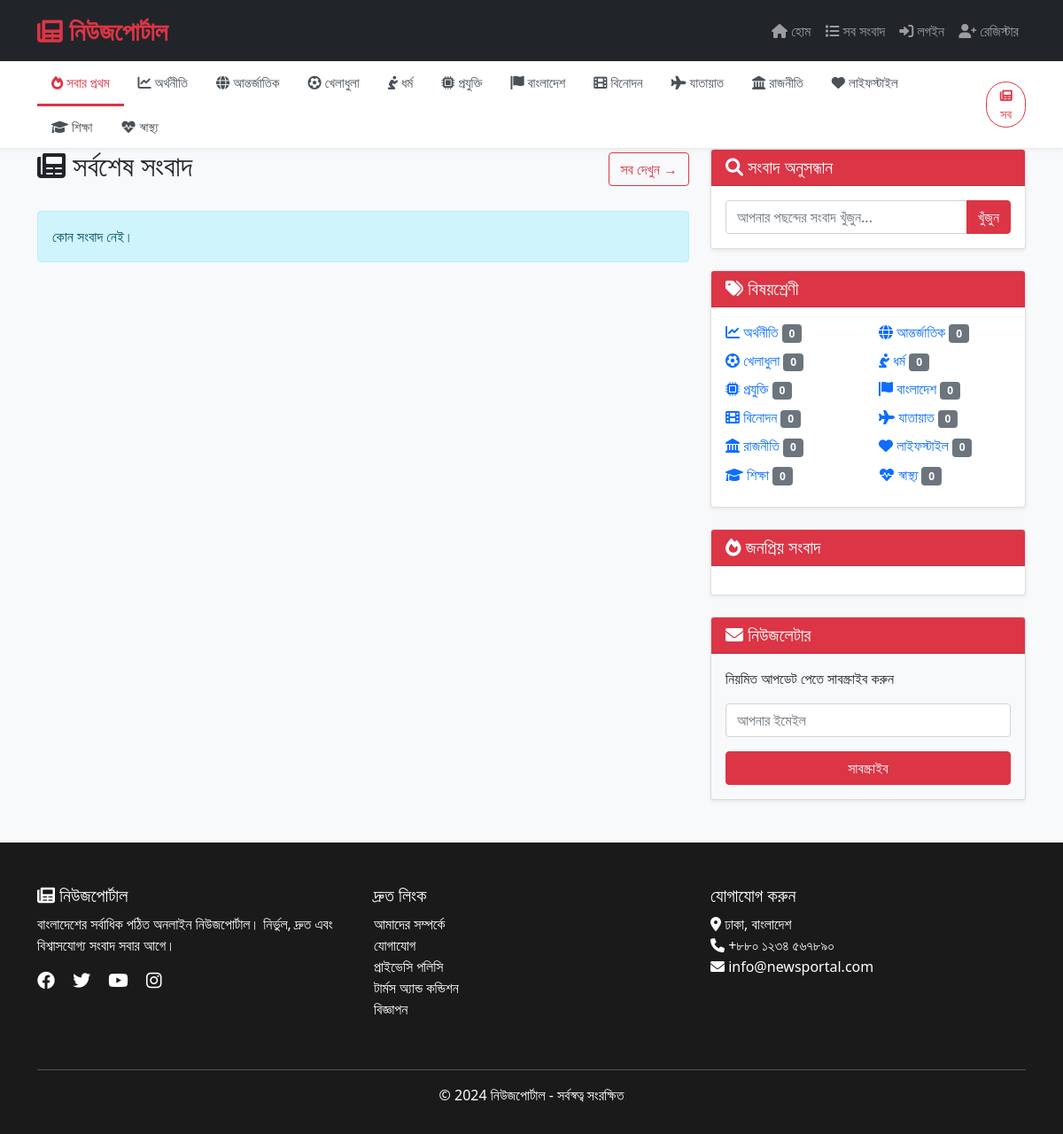
The page / on the database its author committed.
### news/models.py (models this page shows, shortened)
class Category(models.Model):
    name = models.CharField(max_length=100)
    slug = models.SlugField(unique=True)
    icon = models.CharField(max_length=50, blank=True, default='fa-folder')
    description = models.TextField(blank=True)
    created_at = models.DateTimeField(auto_now_add=True)
    class Meta:
        verbose_name_plural = 'Categories'
        ordering = ['name']
    def news_count(self):
        return self.news_set.filter(status='published').count()

### news/views.py (the view)
# urls.py: path('', views.home, name='home'),
def home(request):
    categories = Category.objects.all()
    featured_news = News.objects.filter(status='published', is_featured=True).order_by('-published_date')[:5]
    breaking_news = News.objects.filter(status='published', is_breaking=True).order_by('-published_date')[:5]
    latest_news = News.objects.filter(status='published').order_by('-published_date')[:6]
    popular_news = News.objects.filter(status='published').order_by('-views')[:5]
    context = {
        'categories': categories,
        'featured_news': featured_news,
        'breaking_news': breaking_news,
        'latest_news': latest_news,
        'popular_news': popular_news,
    }
    return render(request, 'news/home.html', context)

### news/context_processors.py (called while the page is built)
def categories(request):
    return {
        'categories': Category.objects.all()
    }

### news/templates/news/home.html (shortened to what this page needs)
{% extends 'base.html' %}
{% load static %}
{% block content %}
<div class="container">
    <div class="row">
        <div class="col-lg-8">
            <div class="d-flex justify-content-between align-items-center mb-4">
                <h2><i class="fas fa-newspaper"></i> সর্বশেষ সংবাদ</h2>
                <a href="{% url 'news:all_news' %}" class="btn btn-outline-danger">সব দেখুন →</a>
            </div>
            <div class="row">
                {% for news in latest_news %}
                <div class="col-md-6 mb-4">
                    <div class="card h-100 shadow-sm hover-card">
                        {% if news.image and news.image.url %}
                        <img src="{{ news.image.url }}" class="card-img-top" alt="{{ news.title }}" style="height: 200px; object-fit: cover;">
                        {% else %}
                        <div class="bg-secondary d-flex align-items-center justify-content-center" style="height: 200px;">
                            <i class="fas fa-image fa-3x text-white"></i>
                            <span class="text-white ms-2">কোন ছবি নেই</span>
                        </div>
                        {% endif %}
                        <div class="card-body">
                            <span class="badge bg-danger mb-2">{{ news.category.name }}</span>
                            <h5 class="card-title">{{ news.title|truncatechars:60 }}</h5>
                            <p class="card-text text-muted">{{ news.content|striptags|truncatechars:100 }}</p>
                            <div class="d-flex justify-content-between align-items-center">
                                <small><i class="fas fa-eye"></i> {{ news.views }}</small>
                                <small><i class="fas fa-heart"></i> {{ news.total_likes }}</small>
                                <small><i class="fas fa-comment"></i> {{ news.comments.count }}</small>
                                <a href="{% url 'news:news_detail' news.slug %}" class="btn btn-sm btn-primary">পড়ুন</a>
                            </div>
                        </div>
                    </div>
                </div>
                {% empty %}
                <div class="col-12">
                    <div class="alert alert-info">কোন সংবাদ নেই।</div>
                </div>
                {% endfor %}
            </div>
        </div>
        <div class="col-lg-4">
            <div class="card mb-4 shadow-sm">
                <div class="card-header bg-danger text-white">
                    <h5 class="mb-0"><i class="fas fa-search"></i> সংবাদ অনুসন্ধান</h5>
                </div>
                <div class="card-body">
                    <form action="{% url 'news:search' %}" method="GET">
                        <div class="input-group">
                            <input type="text" name="q" class="form-control" placeholder="আপনার পছন্দের সংবাদ খুঁজুন...">
                            <button class="btn btn-danger" type="submit">খুঁজুন</button>
                        </div>
                    </form>
                </div>
            </div>
            <div class="card mb-4 shadow-sm">
                <div class="card-header bg-danger text-white">
                    <h5 class="mb-0"><i class="fas fa-tags"></i> বিষয়শ্রেণী</h5>
                </div>
                <div class="card-body">
                    <div class="row">
                        {% for category in categories %}
                        <div class="col-6 mb-2">
                            <a href="{% url 'news:category_news' category.slug %}" class="text-decoration-none">
                                <i class="fas {{ category.icon|default:'fa-folder' }}"></i> {{ category.name }}
                                <span class="badge bg-secondary">{{ category.news_count }}</span>
                            </a>
                        </div>
                        {% endfor %}
                    </div>
                </div>
            </div>
            <div class="card mb-4 shadow-sm">
                <div class="card-header bg-danger text-white">
                    <h5 class="mb-0"><i class="fas fa-fire"></i> জনপ্রিয় সংবাদ</h5>
                </div>
                <div class="card-body">
                </div>
            </div>
            <div class="card shadow-sm bg-light">
                <div class="card-header bg-danger text-white">
                    <h5 class="mb-0"><i class="fas fa-envelope"></i> নিউজলেটার</h5>
                </div>
                <div class="card-body">
                    <p>নিয়মিত আপডেট পেতে সাবস্ক্রাইব করুন</p>
                    <form method="POST" action="{% url 'news:newsletter' %}">
                        <div class="mb-3">
                            <input type="email" name="email" class="form-control" placeholder="আপনার ইমেইল" required>
                        </div>
                        <button type="submit" class="btn btn-danger w-100">সাবস্ক্রাইব</button>
                    </form>
                </div>
            </div>
        </div>
    </div>
</div>
{% endblock %}

### news/templates/base.html (shortened to what this page needs)
<!DOCTYPE html>
<html lang="bn">
<head>
    <link href="https://cdn.jsdelivr.net/npm/bootstrap@5.1.3/dist/css/bootstrap.min.css" rel="stylesheet">
    <link rel="stylesheet" href="https://cdnjs.cloudflare.com/ajax/libs/font-awesome/6.0.0/css/all.min.css">
</head>
<body>
    <nav class="navbar navbar-expand-lg navbar-dark bg-dark fixed-top">
        <div class="container">
            <a class="navbar-brand" href="{% url 'news:home' %}">
                <i class="fas fa-newspaper"></i> নিউজপোর্টাল
            </a>
            <div class="collapse navbar-collapse" id="navbarNav">
                <ul class="navbar-nav ms-auto">
                    <li class="nav-item">
                        <a class="nav-link" href="{% url 'news:home' %}">
                            <i class="fas fa-home"></i> হোম
                        </a>
                    </li>
                    <li class="nav-item">
                        <a class="nav-link" href="{% url 'news:all_news' %}">
                            <i class="fas fa-list"></i> সব সংবাদ
                        </a>
                    </li>
                    {% if user.is_authenticated %}
                    <li class="nav-item dropdown">
                        <a class="nav-link dropdown-toggle" href="#" id="userDropdown" role="button" data-bs-toggle="dropdown">
                            <i class="fas fa-user-circle"></i> {{ user.username }}
                        </a>
                        <ul class="dropdown-menu dropdown-menu-end">
                            <li><a class="dropdown-item" href="#"><i class="fas fa-user"></i> প্রোফাইল</a></li>
                            <li><hr class="dropdown-divider"></li>
                            <li class="nav-item">
                                <a class="nav-link" href="{% url 'news:dashboard' %}">
                                    <i class="fas fa-chart-line"></i> ড্যাশবোর্ড
                                </a>
                            </li>
                            <li class="nav-item">
                                <a class="nav-link" href="{% url 'news:contact' %}">
                                    <i class="fas fa-envelope"></i> যোগাযোগ
                                </a>
                            </li>
                            <li><a class="dropdown-item" href="{% url 'news:logout' %}">
                                <i class="fas fa-sign-out-alt"></i> লগআউট
                            </a></li>
                        </ul>
                    </li>
                    {% else %}
                    <li class="nav-item">
                        <a class="nav-link" href="{% url 'news:login' %}">
                            <i class="fas fa-sign-in-alt"></i> লগইন
                        </a>
                    </li>
                    <li class="nav-item">
                        <a class="nav-link" href="{% url 'news:register' %}">
                            <i class="fas fa-user-plus"></i> রেজিস্টার
                        </a>
                    </li>
                    {% endif %}
                </ul>
            </div>
        </div>
    </nav>
    {% if categories %}
    <div class="category-nav">
        <div class="container">
            <div class="d-flex justify-content-between align-items-center">
                <div class="overflow-auto flex-grow-1">
                    <ul class="nav">
                        <li class="nav-item">
                            <a class="nav-link {% if not request.resolver_match.kwargs.slug %}active{% endif %}"
                               href="{% url 'news:home' %}">
                                <i class="fas fa-fire"></i> সবার প্রথম
                            </a>
                        </li>
                        {% for category in categories %}
                        <li class="nav-item">
                            <a class="nav-link {% if request.resolver_match.kwargs.slug == category.slug %}active{% endif %}"
                               href="{% url 'news:category_news' category.slug %}">
                                <i class="fas {{ category.icon|default:'fa-folder' }}"></i> {{ category.name }}
                            </a>
                        </li>
                        {% endfor %}
                    </ul>
                </div>
                <div class="d-none d-lg-block ms-3">
                    <a href="{% url 'news:all_news' %}" class="btn btn-sm btn-outline-danger rounded-pill">
                        <i class="fas fa-newspaper"></i> সব
                    </a>
                </div>
            </div>
        </div>
    </div>
    {% endif %}
    <main>
        {% block content %}{% endblock %}
    </main>
    <footer class="footer">
        <div class="container">
            <div class="row">
                <div class="col-md-4 mb-4">
                    <h5><i class="fas fa-newspaper"></i> নিউজপোর্টাল</h5>
                    <p>বাংলাদেশের সর্বাধিক পঠিত অনলাইন নিউজপোর্টাল। নির্ভুল, দ্রুত এবং বিশ্বাসযোগ্য সংবাদ সবার আগে।</p>
                    <div class="social-links">
                        <a href="#" class="me-3"><i class="fab fa-facebook fa-lg"></i></a>
                        <a href="#" class="me-3"><i class="fab fa-twitter fa-lg"></i></a>
                        <a href="#" class="me-3"><i class="fab fa-youtube fa-lg"></i></a>
                        <a href="#"><i class="fab fa-instagram fa-lg"></i></a>
                    </div>
                </div>
                <div class="col-md-4 mb-4">
                    <h5>দ্রুত লিংক</h5>
                    <ul class="list-unstyled">
                        <li><a href="#">আমাদের সম্পর্কে</a></li>
                        <li><a href="#">যোগাযোগ</a></li>
                        <li><a href="#">প্রাইভেসি পলিসি</a></li>
                        <li><a href="#">টার্মস অ্যান্ড কন্ডিশন</a></li>
                        <li><a href="#">বিজ্ঞাপন</a></li>
                    </ul>
                </div>
                <div class="col-md-4 mb-4">
                    <h5>যোগাযোগ করুন</h5>
                    <ul class="list-unstyled">
                        <li><i class="fas fa-map-marker-alt"></i> ঢাকা, বাংলাদেশ</li>
                        <li><i class="fas fa-phone"></i> +৮৮০ ১২৩৪ ৫৬৭৮৯০</li>
                        <li><i class="fas fa-envelope"></i> info@newsportal.com</li>
                    </ul>
                </div>
            </div>
            <hr class="bg-light">
            <div class="text-center">
                <p class="mb-0">&copy; 2024 নিউজপোর্টাল - সর্বস্বত্ব সংরক্ষিত</p>
            </div>
        </div>
    </footer>
</body>
</html>

### news/templates/base.html (style rules this page uses)
* { margin: 0; padding: 0; box-sizing: border-box; }
body { font-family: 'Segoe UI', 'SolaimanLipi', 'Nikosh', 'Bangla', sans-serif; background-color: #f8f9fa; padding-top: 70px; }
.navbar-brand { font-size: 1.8rem; font-weight: bold; color: #dc3545 !important; }
.category-nav { background: white; border-bottom: 1px solid #e9ecef; box-shadow: 0 2px 4px rgba(0,0,0,0.05); position: sticky; top: 70px; z-index: 998; }
.category-nav .nav-link { color: #495057; font-weight: 500; padding: 12px 16px; transition: all 0.3s ease; font-size: 0.95rem; white-space: nowrap; }
.category-nav .nav-link.active { color: #dc3545; border-bottom: 3px solid #dc3545; }
.footer { background-color: #1a1a1a; color: #ffffff; padding: 3rem 0 2rem; margin-top: 3rem; }
.footer a { color: #ffffff; text-decoration: none; transition: color 0.3s; }

### rows shown on the page
Category: name "অর্থনীতি", news_count "0"
Category: name "আন্তর্জাতিক", news_count "0"
Category: name "খেলাধুলা", news_count "0"
Category: name "ধর্ম", news_count "0"
Category: name "প্রযুক্তি", news_count "0"
Category: name "বাংলাদেশ", news_count "0"
Category: name "বিনোদন", news_count "0"
Category: name "যাতায়াত", news_count "0"
Category: name "রাজনীতি", news_count "0"
Category: name "লাইফস্টাইল", news_count "0"
Category: name "শিক্ষা", news_count "0"
Category: name "স্বাস্থ্য", news_count "0"
